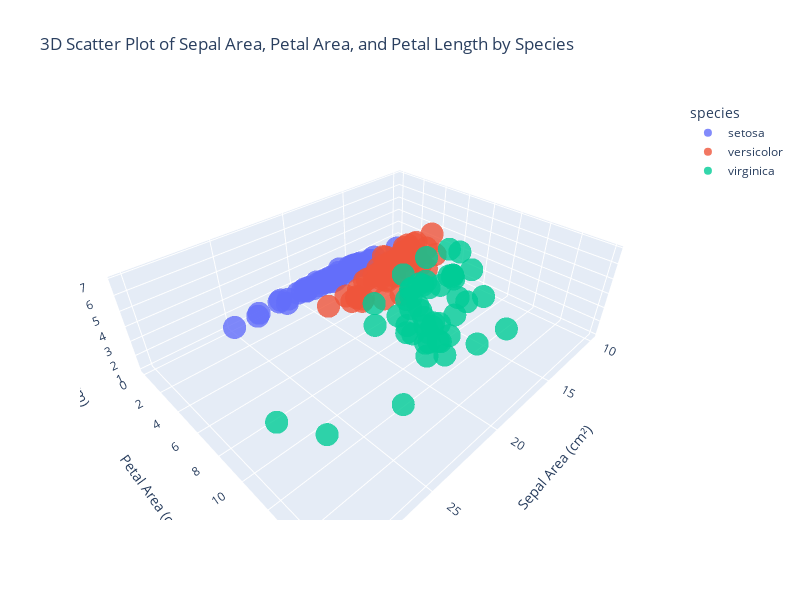

The cell this chart's notebook holds for it:
### Code cell
fig = px.scatter_3d(iris, x='sepal_area', y='petal_area', z='petal_length', color='species', 
                    title='3D Scatter Plot of Sepal Area, Petal Area, and Petal Length by Species',
                    labels={'sepal_area': 'Sepal Area (cm²)', 'petal_area': 'Petal Area (cm²)', 'petal_length': 'Petal Length (cm)'},
                    width=800, height=600)
fig.update_traces(marker=dict(size=8, opacity=0.8))
fig.show()

### Figure 1 — Plotly figure (JSON) as saved in the notebook; plotly's stock layout.template omitted (floating-point values rounded to 4 significant figures)
{"data": [{"hovertemplate": "species=setosa<br>Sepal Area (cm²)=%{x}<br>Petal Area (cm²)=%{y}<br>Petal Length (cm)=%{z}<extra></extra>", "legendgroup": "setosa", "marker": {"color": "#636efa", "opacity": 0.8, "size": 8, "symbol": "circle"}, "mode": "markers", "name": "setosa", "scene": "scene", "showlegend": true, "type": "scatter3d", "x": [17.85, 14.7, 15.04, 14.26, 18.0, 21.06, 15.64, 17.0, 12.76, 15.19, 19.98, 16.32, 14.4, 12.9, 23.2, 25.08, 21.06, 17.85, 21.66, 19.38, 18.36, 18.87, 16.56, 16.83, 16.32, 15.0, 17.0, 18.2, 17.68, 15.04, 14.88, 18.36, 21.32, 23.1, 15.19, 16.0, 19.25, 17.64, 13.2, 17.34, 17.5, 10.35, 14.08, 17.5, 19.38, 14.4, 19.38, 14.72, 19.61, 16.5], "y": [0.28, 0.28, 0.26, 0.3, 0.28, 0.68, 0.42, 0.3, 0.28, 0.15, 0.3, 0.32, 0.14, 0.11, 0.24, 0.6, 0.52, 0.42, 0.51, 0.45, 0.34, 0.6, 0.2, 0.85, 0.38, 0.32, 0.64, 0.3, 0.28, 0.32, 0.32, 0.6, 0.15, 0.28, 0.3, 0.24, 0.26, 0.14, 0.26, 0.3, 0.39, 0.39, 0.26, 0.96, 0.76, 0.42, 0.32, 0.28, 0.3, 0.28], "z": [1.4, 1.4, 1.3, 1.5, 1.4, 1.7, 1.4, 1.5, 1.4, 1.5, 1.5, 1.6, 1.4, 1.1, 1.2, 1.5, 1.3, 1.4, 1.7, 1.5, 1.7, 1.5, 1.0, 1.7, 1.9, 1.6, 1.6, 1.5, 1.4, 1.6, 1.6, 1.5, 1.5, 1.4, 1.5, 1.2, 1.3, 1.4, 1.3, 1.5, 1.3, 1.3, 1.3, 1.6, 1.9, 1.4, 1.6, 1.4, 1.5, 1.4]}, {"hovertemplate": "species=versicolor<br>Sepal Area (cm²)=%{x}<br>Petal Area (cm²)=%{y}<br>Petal Length (cm)=%{z}<extra></extra>", "legendgroup": "versicolor", "marker": {"color": "#EF553B", "opacity": 0.8, "size": 8, "symbol": "circle"}, "mode": "markers", "name": "versicolor", "scene": "scene", "showlegend": true, "type": "scatter3d", "x": [22.4, 20.48, 21.39, 12.65, 18.2, 15.96, 20.79, 11.76, 19.14, 14.04, 10.0, 17.7, 13.2, 17.69, 16.24, 20.77, 16.8, 15.66, 13.64, 14.0, 18.88, 17.08, 15.75, 17.08, 18.56, 19.8, 19.04, 20.1, 17.4, 14.82, 13.2, 13.2, 15.66, 16.2, 16.2, 20.4, 20.77, 14.49, 16.8, 13.75, 14.3, 18.3, 15.08, 11.5, 15.12, 17.1, 16.53, 17.98, 12.75, 15.96], "y": [6.58, 6.75, 7.35, 5.2, 6.9, 5.85, 7.52, 3.3, 5.98, 5.46, 3.5, 6.3, 4.0, 6.58, 4.68, 6.16, 6.75, 4.1, 6.75, 4.29, 8.64, 5.2, 7.35, 5.64, 5.59, 6.16, 6.72, 8.5, 6.75, 3.5, 4.18, 3.7, 4.68, 8.16, 6.75, 7.2, 7.05, 5.72, 5.33, 5.2, 5.28, 6.44, 4.8, 3.3, 5.46, 5.04, 5.46, 5.59, 3.3, 5.33], "z": [4.7, 4.5, 4.9, 4.0, 4.6, 4.5, 4.7, 3.3, 4.6, 3.9, 3.5, 4.2, 4.0, 4.7, 3.6, 4.4, 4.5, 4.1, 4.5, 3.9, 4.8, 4.0, 4.9, 4.7, 4.3, 4.4, 4.8, 5.0, 4.5, 3.5, 3.8, 3.7, 3.9, 5.1, 4.5, 4.5, 4.7, 4.4, 4.1, 4.0, 4.4, 4.6, 4.0, 3.3, 4.2, 4.2, 4.2, 4.3, 3.0, 4.1]}, {"hovertemplate": "species=virginica<br>Sepal Area (cm²)=%{x}<br>Petal Area (cm²)=%{y}<br>Petal Length (cm)=%{z}<extra></extra>", "legendgroup": "virginica", "marker": {"color": "#00cc96", "opacity": 0.8, "size": 8, "symbol": "circle"}, "mode": "markers", "name": "virginica", "scene": "scene", "showlegend": true, "type": "scatter3d", "x": [20.79, 15.66, 21.3, 18.27, 19.5, 22.8, 12.25, 21.17, 16.75, 25.92, 20.8, 17.28, 20.4, 14.25, 16.24, 20.48, 19.5, 29.26, 20.02, 13.2, 22.08, 15.68, 21.56, 17.01, 22.11, 23.04, 17.36, 18.3, 17.92, 21.6, 20.72, 30.02, 17.92, 17.64, 15.86, 23.1, 21.42, 19.84, 18.0, 21.39, 20.77, 21.39, 15.66, 21.76, 22.11, 20.1, 15.75, 19.5, 21.08, 17.7], "y": [15.0, 9.69, 12.39, 10.08, 12.76, 13.86, 7.65, 11.34, 10.44, 15.25, 10.2, 10.07, 11.55, 10.0, 12.24, 12.19, 9.9, 14.74, 15.87, 7.5, 13.11, 9.8, 13.4, 8.82, 11.97, 10.8, 8.64, 8.82, 11.76, 9.28, 11.59, 12.8, 12.32, 7.65, 7.84, 14.03, 13.44, 9.9, 8.64, 11.34, 13.44, 11.73, 9.69, 13.57, 14.25, 11.96, 9.5, 10.4, 12.42, 9.18], "z": [6.0, 5.1, 5.9, 5.6, 5.8, 6.6, 4.5, 6.3, 5.8, 6.1, 5.1, 5.3, 5.5, 5.0, 5.1, 5.3, 5.5, 6.7, 6.9, 5.0, 5.7, 4.9, 6.7, 4.9, 5.7, 6.0, 4.8, 4.9, 5.6, 5.8, 6.1, 6.4, 5.6, 5.1, 5.6, 6.1, 5.6, 5.5, 4.8, 5.4, 5.6, 5.1, 5.1, 5.9, 5.7, 5.2, 5.0, 5.2, 5.4, 5.1]}], "layout": {"height": 600, "legend": {"title": {"text": "species"}, "tracegroupgap": 0}, "scene": {"domain": {"x": [0, 1], "y": [0, 1]}, "xaxis": {"title": {"text": "Sepal Area (cm²)"}}, "yaxis": {"title": {"text": "Petal Area (cm²)"}}, "zaxis": {"title": {"text": "Petal Length (cm)"}}}, "title": {"text": "3D Scatter Plot of Sepal Area, Petal Area, and Petal Length by Species"}, "width": 800}}
